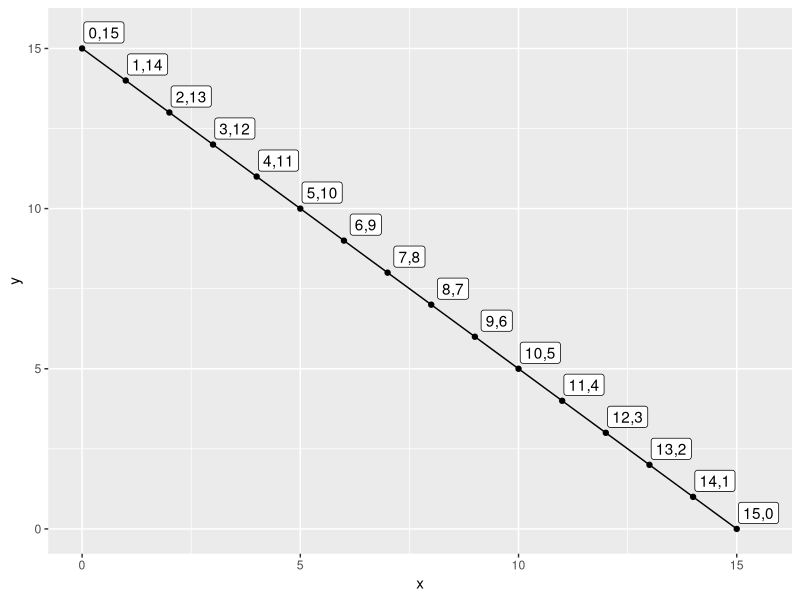

Generate this figure with R:
#Page Number: 289

library(ggplot2)

x <- 0:15
y <- 15 - x
xpy <- data.frame(X = x, Y = y)
coords = paste(x,y,sep=",") 

ggplot(xpy, aes(x, y)) + 
  geom_point() +
  geom_line() +
  geom_label(aes(x+.5,y+0.5,label=coords))
